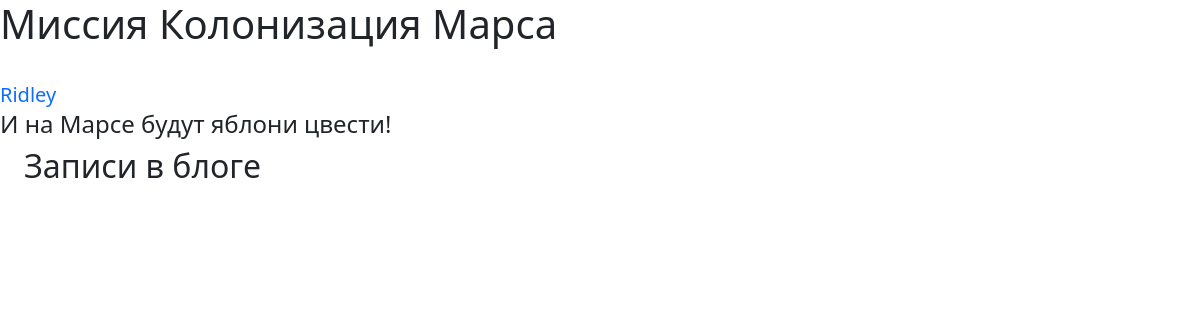
The page /index (signed in) on the database as committed earlier.
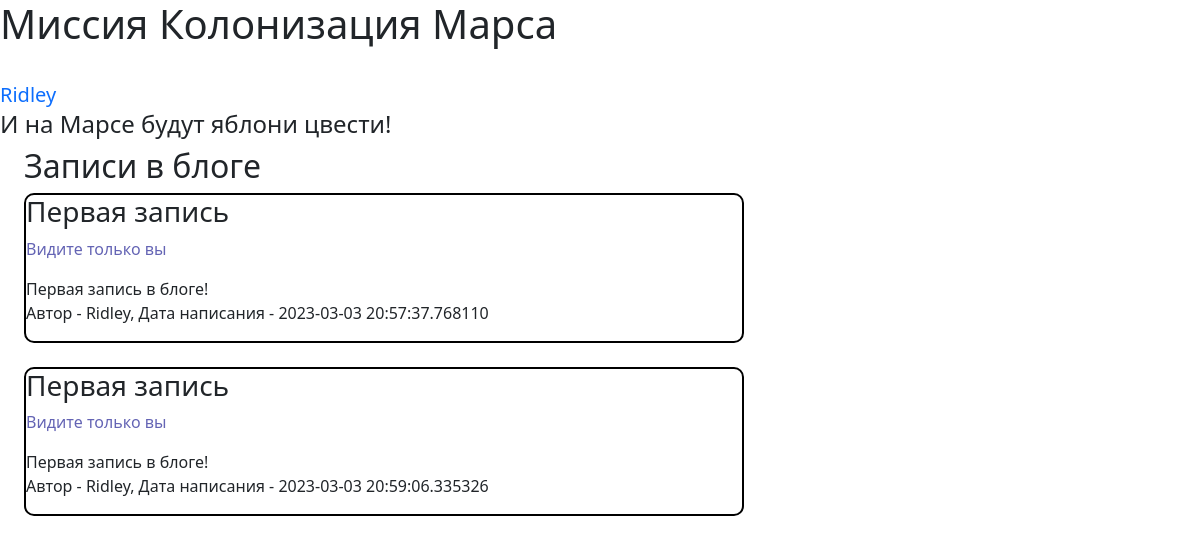
The same page on the database as committed later.
### data/news.py (models this page shows)
class News(SqlAlchemyBase):
    __tablename__ = 'news'
    id = sqlalchemy.Column(sqlalchemy.Integer, primary_key=True, autoincrement=True)
    title = sqlalchemy.Column(sqlalchemy.String, nullable=True)
    content = sqlalchemy.Column(sqlalchemy.String, nullable=True)
    created_date = sqlalchemy.Column(sqlalchemy.DateTime, default=datetime.datetime.now)
    is_private = sqlalchemy.Column(sqlalchemy.Boolean, default=True)
    user_id = sqlalchemy.Column(sqlalchemy.Integer, sqlalchemy.ForeignKey("users.id"))
    user = orm.relationship('User')

### data/users.py (models this page shows, shortened)
class User(SqlAlchemyBase, UserMixin):
    __tablename__ = "users"
    id = sqlalchemy.Column(sqlalchemy.Integer, primary_key=True, autoincrement=True)
    surname = sqlalchemy.Column(sqlalchemy.String, nullable=True)
    name = sqlalchemy.Column(sqlalchemy.String, nullable=True)
    age = sqlalchemy.Column(sqlalchemy.Integer, nullable=True)
    position = sqlalchemy.Column(sqlalchemy.String, nullable=True)
    speciality = sqlalchemy.Column(sqlalchemy.String, nullable=True)
    address = sqlalchemy.Column(sqlalchemy.String, nullable=True)
    email = sqlalchemy.Column(sqlalchemy.String, nullable=True, unique=True, index=True)
    password_hash = sqlalchemy.Column(sqlalchemy.String, nullable=True)
    modified_date = sqlalchemy.Column(sqlalchemy.DateTime, default=datetime.datetime.now)

### main.py (the view)
@app.route("/")
@app.route("/index")
def index():
    db_sess = db_session.create_session()
    if current_user.is_authenticated:
        news = db_sess.query(News).filter(
            (News.user == current_user) | (News.is_private != True))
    else:
        news = db_sess.query(News).filter(News.is_private != True)
    return render_template('handle_authentification.html', news=news)

### data/db_session.py (called while the page is built)
def create_session() -> Session:
    global __factory
    return __factory()

### main.py (called while the page is built)
@login_manager.user_loader
def load_user(user_id):
    db_sess = db_session.create_session()
    return db_sess.query(User).get(user_id)

### templates/handle_authentification.html
{% extends "base.html" %}
{% block content %}
<h2>Записи в блоге</h2>
<div id="news">
{% for el in news %}
    <div class="post">
        <h3 class="news_title">{{ el.title }}</h3>
        {% if el.is_private %}
            <p class="private">   Видите только вы</p>
        {% endif %}
        <p>{{ el.content }}
            <br/>
        Автор - {{ el.user.name }}, Дата написания - {{ el.created_date }}</p>
    </div>
<br/>
{% endfor %}
</div>
{% endblock %}

Rows that differ between the two databases and show on the page:
added News: title "Первая запись", is_private "Видите только вы", content "Первая запись в блоге!", user.name "Ridley", created_date "2023-03-03 20:57:37.768110"
added News: title "Первая запись", is_private "Видите только вы", content "Первая запись в блоге!", user.name "Ridley", created_date "2023-03-03 20:59:06.335326"
